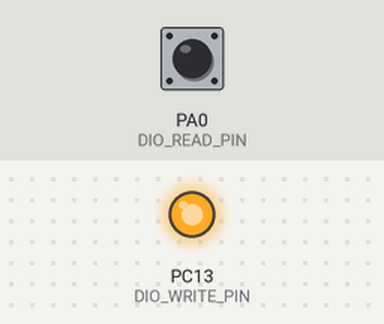
The program below on a simulated STM32 Blue Pill. Shown: output pins drawn as LEDs (lit = HIGH). The inputs (shaded band) are chosen by the test bench; at power-on: PA0 (DIO_READ_PIN) HIGH.

Above: at 1.2 s.
1.3 s: PA0 (DIO_READ_PIN) pulled LOW for 0.15 s
At 1.37 s:
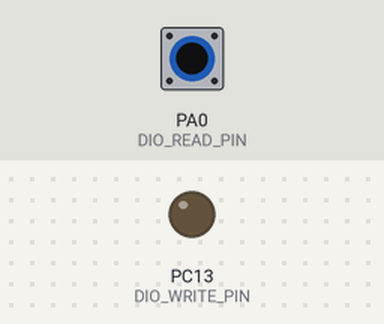
2.9 s: PA0 (DIO_READ_PIN) pulled LOW for 3.2 s
At 7.5 s:
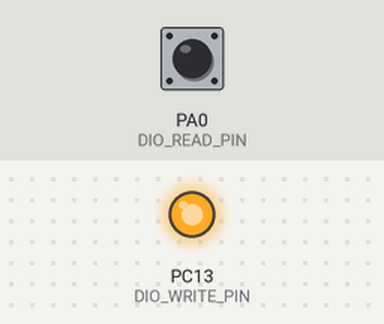
Timing chart, 0 to 9.0 s (numbered marks = the images above; inputs shaded):
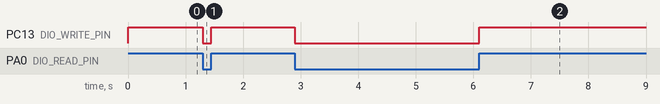

Measured:
- after the input at 1.3 s, PC13 (DIO_WRITE_PIN): HIGH → LOW at once, → HIGH 0.15 s later
- after the input at 2.9 s, PC13 (DIO_WRITE_PIN): HIGH → LOW at once, → HIGH 3.2 s later

The program:

main.cpp
```cpp
/**
 * @brief Example reading and writing digital lines on BluePill
 */
#include "Arduino.h"

#define DIO_READ_PIN PA0    //digital read pin
#define DIO_WRITE_PIN PC13  //digital write pin

// Variable to store the value of the digital read pin.
volatile uint8_t value = 0;

/**
 * @brief Initialize digital read and write pins.
 * @param none
 * @retval none
 */
void setup()
{
  pinMode(DIO_READ_PIN, INPUT_PULLUP);
  pinMode(DIO_WRITE_PIN, OUTPUT);
}

/**
 * @brief Read the value of a digital pin and output this value on the pin
 *        controlling the LED.
 * @param none
 * @retval none
 */
void loop()
{
  value = digitalRead(DIO_READ_PIN);

  if (value == 1){
    digitalWrite(LED_BUILTIN, HIGH);
  }
  else{
    digitalWrite(LED_BUILTIN, LOW);
  }
}
```
